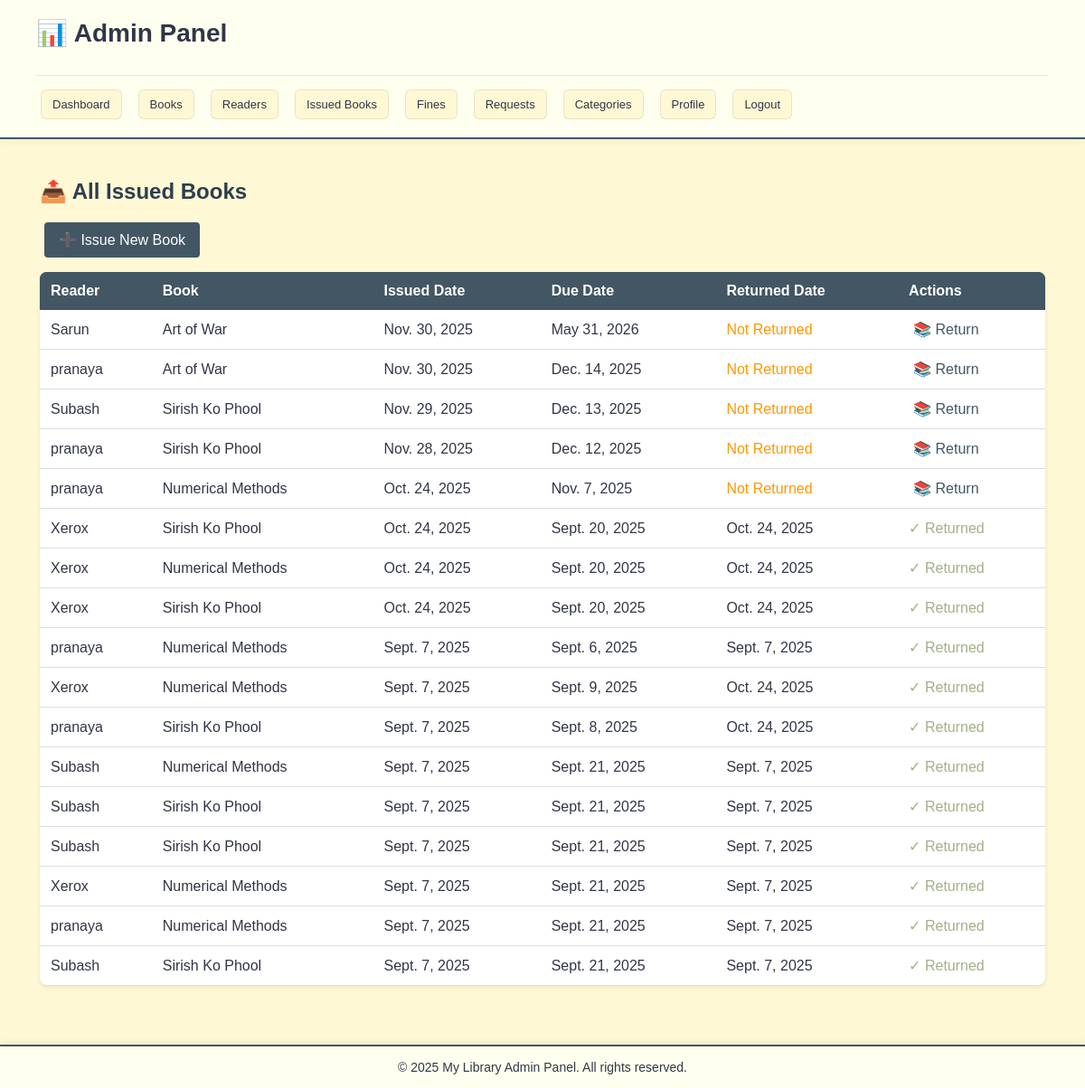
The app's page /issues/ with its own data.
### lib/models.py (models this page shows, shortened)
class Issue(models.Model):
    reader = models.ForeignKey('Reader', on_delete=models.CASCADE, related_name='issues')
    book = models.ForeignKey('Book', on_delete=models.CASCADE, related_name='issues')
    issued_date = models.DateField(auto_now_add=True)
    due_date = models.DateField(default=default_due_date)
    returned_date = models.DateField(blank=True, null=True)

class Reader(models.Model):
    reader_id = models.CharField(max_length=20, unique=True)  # Custom ID for library users
    name = models.CharField(max_length=200)
    date_of_birth = models.DateField()
    phone_number = models.CharField(max_length=15, unique=True)  # to avoid duplicates
    address = models.TextField()
    password = models.CharField(max_length=128, default='temp123')
    image = models.ImageField(upload_to='profile_images/', blank=True, null=True)
    is_staff_member = models.BooleanField(default=False)

class Book(models.Model):
    name = models.CharField(max_length=200)  # Book title
    isbn = models.CharField(max_length=13, unique=True)  # ISBN number
    image = models.ImageField(upload_to='book_images/', blank=True, null=True)  # Cover image
    author = models.CharField(max_length=200)  # Author name
    category = models.ForeignKey(Category, on_delete=models.SET_NULL, null=True, related_name='books')
    number_in_stock = models.PositiveIntegerField(default=0)  # Available copies
    description = models.TextField(blank=True, null=True, default="No description available")
    rating = models.DecimalField(max_digits=3, decimal_places=1, default=4.0, validators=[MinValueValidator(1.0), MaxValueValidator(5.0)])  # Rating with 1 decimal place

### lib/views.py (the view)
# urls.py: path('issues/', views.view_issues, name='view_issues'),
def view_issues(request):
    issues = Issue.objects.all().order_by('-issued_date')  # latest first
    return render(request, 'view_issues.html', {'issues': issues})

### lib/templates/view_issues.html (shortened to what this page needs)
{% extends 'admin_base.html' %}
{% block content %}
<div class="view-container">
    <h2>📤 All Issued Books</h2>
    <a href="{% url 'issue_book' %}" class="add-btn">➕ Issue New Book</a>
    <table>
        <thead>
            <tr>
                <th>Reader</th>
                <th>Book</th>
                <th>Issued Date</th>
                <th>Due Date</th>
                <th>Returned Date</th>
                <th>Actions</th>
            </tr>
        </thead>
        <tbody>
            {% for issue in issues %}
            <tr class="{% if issue.is_overdue %}overdue{% endif %}">
                <td>{{ issue.reader.name }}</td>
                <td>{{ issue.book.name }}</td>
                <td>{{ issue.issued_date }}</td>
                <td>{{ issue.due_date }}</td>
                <td>
                    {% if issue.returned_date %}
                        {{ issue.returned_date }}
                    {% else %}
                        <span style="color:#ff9800;">Not Returned</span>
                    {% endif %}
                </td>
                <td>
                    {% if not issue.returned_date %}
                        <a href="{% url 'return_book' issue.pk %}">📚 Return</a>
                    {% else %}
                        <span class="returned">✓ Returned</span>
                    {% endif %}
                </td>
            </tr>
            {% empty %}
            <tr>
                <td colspan="6" style="text-align:center;color:#999;">No books have been issued yet.</td>
            </tr>
            {% endfor %}
        </tbody>
    </table>
</div>
{% endblock %}

### static/css/theme.css (style rules this page uses)
:root { --primary-bg: #FFF8D4; --card-bg: #FFFFEF; --text-dark: #313647; --text-secondary: rgba(49, 54, 71, 0.7); --border-color: rgba(67,86,99,0.12); --primary-color: #435663; --accent-green: #A3B087; --primary-color-hover: #374E57; --primary-blue: var(--primary-color); --primary-blue-hover: var(--primary-color-hover); --shadow-sm: 0 2px 8px rgba(49,54,71,0.06); --shadow-md: 0 4px 12px rgba(49,54,71,0.08); --border-radius: 12px; --muted-bg: #f5f5f5; --light-border: #dddddd; --muted-text: #999999; --info-bg: #d1ecf1; --info-text: #0c5460; --info-border: #17a2b8; --danger-color: #E57373; --danger-color-hover: #EF5350; --warning-color: #FF9800; --success-bg: #E8F5E9; --success-text: #2E7D32; --danger-bg: #FFEBEE; --danger-border: #F44336; --muted-card-bg: #f9f9f9; }
* { box-sizing: border-box; }
body { font-family: Arial, sans-serif; margin: 0; padding: 0; background: var(--primary-bg); color: var(--text-dark); }
table { width: 100%; border-collapse: collapse; background: var(--card-bg); box-shadow: var(--shadow-sm); border-radius: 8px; overflow: hidden; }
thead { background: var(--primary-color); color: white; }
th { padding: 12px; text-align: left; font-weight: 600; }
td { padding: 12px; border-bottom: 1px solid var(--border-color); }
tr:last-child td { border-bottom: none; }
a { color: var(--primary-blue); text-decoration: none; transition: color 0.2s; }

### lib/templates/view_issues.html (style rules this page uses)
.view-container { margin:24px; }
h2 { color:#2c3e50; margin-bottom:20px; }
.add-btn { display:inline-block; margin-bottom:16px; padding:10px 16px; background:var(--primary-blue); color:white; text-decoration:none; border-radius:4px; }
table { width:100%; border-collapse:collapse; background:white; box-shadow:0 2px 4px rgba(0,0,0,0.1); }
th { background:var(--primary-blue); color:white; padding:12px; text-align:left; }
td { padding:12px; border-bottom:1px solid #ddd; }
a { color:var(--primary-blue); text-decoration:none; margin:0 5px; }
.returned { color:var(--accent-green); }

### records on screen
Issue: reader.name "Sarun", book.name "Art of War", issued_date "Nov. 30, 2025", due_date "May 31, 2026", shows "Not Returned", shows "📚 Return"
Issue: reader.name "pranaya", book.name "Art of War", issued_date "Nov. 30, 2025", due_date "Dec. 14, 2025", shows "Not Returned", shows "📚 Return"
Issue: reader.name "Subash", book.name "Sirish Ko Phool", issued_date "Nov. 29, 2025", due_date "Dec. 13, 2025", shows "Not Returned", shows "📚 Return"
Issue: reader.name "pranaya", book.name "Sirish Ko Phool", issued_date "Nov. 28, 2025", due_date "Dec. 12, 2025", shows "Not Returned", shows "📚 Return"
Issue: reader.name "pranaya", book.name "Numerical Methods", issued_date "Oct. 24, 2025", due_date "Nov. 7, 2025", shows "Not Returned", shows "📚 Return"
Issue: reader.name "Xerox", book.name "Sirish Ko Phool", issued_date "Oct. 24, 2025", due_date "Sept. 20, 2025", returned_date "Oct. 24, 2025", shows "✓ Returned"
Issue: reader.name "Xerox", book.name "Numerical Methods", issued_date "Oct. 24, 2025", due_date "Sept. 20, 2025", returned_date "Oct. 24, 2025", shows "✓ Returned"
Issue: reader.name "Xerox", book.name "Sirish Ko Phool", issued_date "Oct. 24, 2025", due_date "Sept. 20, 2025", returned_date "Oct. 24, 2025", shows "✓ Returned"
Issue: reader.name "pranaya", book.name "Numerical Methods", issued_date "Sept. 7, 2025", due_date "Sept. 6, 2025", returned_date "Sept. 7, 2025", shows "✓ Returned"
Issue: reader.name "Xerox", book.name "Numerical Methods", issued_date "Sept. 7, 2025", due_date "Sept. 9, 2025", returned_date "Oct. 24, 2025", shows "✓ Returned"
Issue: reader.name "pranaya", book.name "Sirish Ko Phool", issued_date "Sept. 7, 2025", due_date "Sept. 8, 2025", returned_date "Oct. 24, 2025", shows "✓ Returned"
Issue: reader.name "Subash", book.name "Numerical Methods", issued_date "Sept. 7, 2025", due_date "Sept. 21, 2025", returned_date "Sept. 7, 2025", shows "✓ Returned"
Issue: reader.name "Subash", book.name "Sirish Ko Phool", issued_date "Sept. 7, 2025", due_date "Sept. 21, 2025", returned_date "Sept. 7, 2025", shows "✓ Returned"
Issue: reader.name "Subash", book.name "Sirish Ko Phool", issued_date "Sept. 7, 2025", due_date "Sept. 21, 2025", returned_date "Sept. 7, 2025", shows "✓ Returned"
Issue: reader.name "Xerox", book.name "Numerical Methods", issued_date "Sept. 7, 2025", due_date "Sept. 21, 2025", returned_date "Sept. 7, 2025", shows "✓ Returned"
Issue: reader.name "pranaya", book.name "Numerical Methods", issued_date "Sept. 7, 2025", due_date "Sept. 21, 2025", returned_date "Sept. 7, 2025", shows "✓ Returned"
Issue: reader.name "Subash", book.name "Sirish Ko Phool", issued_date "Sept. 7, 2025", due_date "Sept. 21, 2025", returned_date "Sept. 7, 2025", shows "✓ Returned"
